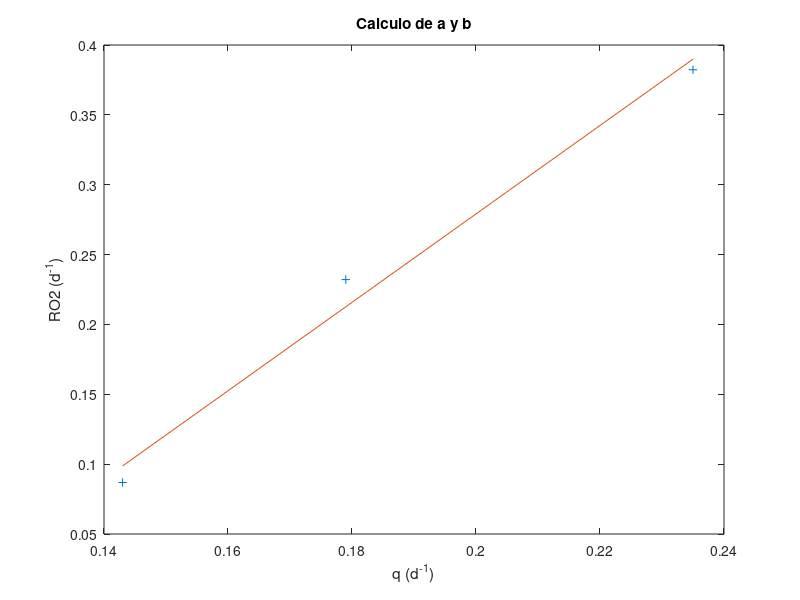

Recreate this plot in MATLAB.
% File: Coefficient of oxigen consumption
% Author: Luis David Rodriguez Centeno
% License: MIT

% Experimental values
q = [0.235 0.179 0.143];
VUO = [0.1837 0.1038 0.0383];
VUO2 = VUO * 1440;
Xva = [692 644 635];
RO2 = VUO2./Xva;

% Experimental data graph
plot(q,RO2,'+')
hold on

% Obtaining tendency line
y2 = polyfit(q,RO2,1);
m2 = y2(1)
b2 = y2(2)
recta2 = q.*m2+b2;
plot(q,recta2)
title('Calculo de a y b')
xlabel('q (d^{-1})')
ylabel('RO2 (d^{-1})')

% Coefficient values
a = m2
b = b2

% Mean Square Error
MSE = sum((RO2 -recta2).^2) / length(RO2)